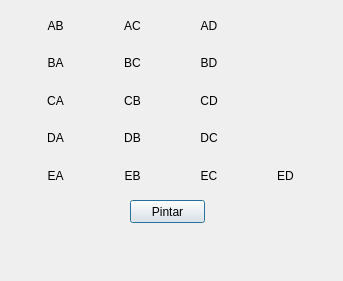
<?xml version="1.0" encoding="UTF-8"?>
<ui version="4.0">
 <class>SemaforoGrafo</class>
 <widget class="QDialog" name="SemaforoGrafo">
  <property name="geometry">
   <rect>
    <x>0</x>
    <y>0</y>
    <width>343</width>
    <height>281</height>
   </rect>
  </property>
  <property name="windowTitle">
   <string>Dialog</string>
  </property>
  <widget class="QWidget" name="gridLayoutWidget">
   <property name="geometry">
    <rect>
     <x>20</x>
     <y>10</y>
     <width>301</width>
     <height>181</height>
    </rect>
   </property>
   <layout class="QGridLayout" name="gridLayout">
    <item row="4" column="2">
     <widget class="QLabel" name="EC">
      <property name="text">
       <string>EC</string>
      </property>
      <property name="alignment">
       <set>Qt::AlignCenter</set>
      </property>
     </widget>
    </item>
    <item row="2" column="0">
     <widget class="QLabel" name="label_9">
      <property name="text">
       <string>CA</string>
      </property>
      <property name="alignment">
       <set>Qt::AlignCenter</set>
      </property>
     </widget>
    </item>
    <item row="0" column="0">
     <widget class="QLabel" name="AB">
      <property name="font">
       <font>
        <italic>false</italic>
        <strikeout>false</strikeout>
        <kerning>true</kerning>
       </font>
      </property>
      <property name="mouseTracking">
       <bool>false</bool>
      </property>
      <property name="autoFillBackground">
       <bool>false</bool>
      </property>
      <property name="frameShadow">
       <enum>QFrame::Plain</enum>
      </property>
      <property name="text">
       <string>AB</string>
      </property>
      <property name="scaledContents">
       <bool>false</bool>
      </property>
      <property name="alignment">
       <set>Qt::AlignCenter</set>
      </property>
     </widget>
    </item>
    <item row="1" column="0">
     <widget class="QLabel" name="BA">
      <property name="text">
       <string>BA</string>
      </property>
      <property name="alignment">
       <set>Qt::AlignCenter</set>
      </property>
     </widget>
    </item>
    <item row="0" column="1">
     <widget class="QLabel" name="AC">
      <property name="text">
       <string>AC</string>
      </property>
      <property name="alignment">
       <set>Qt::AlignCenter</set>
      </property>
     </widget>
    </item>
    <item row="0" column="2">
     <widget class="QLabel" name="AD">
      <property name="text">
       <string>AD</string>
      </property>
      <property name="alignment">
       <set>Qt::AlignCenter</set>
      </property>
     </widget>
    </item>
    <item row="1" column="1">
     <widget class="QLabel" name="BC">
      <property name="text">
       <string>BC</string>
      </property>
      <property name="alignment">
       <set>Qt::AlignCenter</set>
      </property>
     </widget>
    </item>
    <item row="2" column="1">
     <widget class="QLabel" name="CB">
      <property name="text">
       <string>CB</string>
      </property>
      <property name="alignment">
       <set>Qt::AlignCenter</set>
      </property>
     </widget>
    </item>
    <item row="3" column="1">
     <widget class="QLabel" name="DB">
      <property name="text">
       <string>DB</string>
      </property>
      <property name="alignment">
       <set>Qt::AlignCenter</set>
      </property>
     </widget>
    </item>
    <item row="4" column="1">
     <widget class="QLabel" name="EB">
      <property name="text">
       <string>EB</string>
      </property>
      <property name="alignment">
       <set>Qt::AlignCenter</set>
      </property>
     </widget>
    </item>
    <item row="3" column="0">
     <widget class="QLabel" name="DA">
      <property name="text">
       <string>DA</string>
      </property>
      <property name="alignment">
       <set>Qt::AlignCenter</set>
      </property>
     </widget>
    </item>
    <item row="4" column="0">
     <widget class="QLabel" name="EA">
      <property name="text">
       <string>EA</string>
      </property>
      <property name="alignment">
       <set>Qt::AlignCenter</set>
      </property>
     </widget>
    </item>
    <item row="1" column="2">
     <widget class="QLabel" name="BD">
      <property name="text">
       <string>BD</string>
      </property>
      <property name="alignment">
       <set>Qt::AlignCenter</set>
      </property>
     </widget>
    </item>
    <item row="2" column="2">
     <widget class="QLabel" name="CD">
      <property name="text">
       <string>CD</string>
      </property>
      <property name="alignment">
       <set>Qt::AlignCenter</set>
      </property>
     </widget>
    </item>
    <item row="3" column="2">
     <widget class="QLabel" name="DC">
      <property name="text">
       <string>DC</string>
      </property>
      <property name="alignment">
       <set>Qt::AlignCenter</set>
      </property>
     </widget>
    </item>
    <item row="4" column="3">
     <widget class="QLabel" name="ED">
      <property name="text">
       <string>ED</string>
      </property>
      <property name="alignment">
       <set>Qt::AlignCenter</set>
      </property>
     </widget>
    </item>
   </layout>
  </widget>
  <widget class="QPushButton" name="pushPintar">
   <property name="geometry">
    <rect>
     <x>130</x>
     <y>200</y>
     <width>75</width>
     <height>23</height>
    </rect>
   </property>
   <property name="text">
    <string>Pintar</string>
   </property>
  </widget>
 </widget>
 <resources/>
 <connections/>
</ui>
